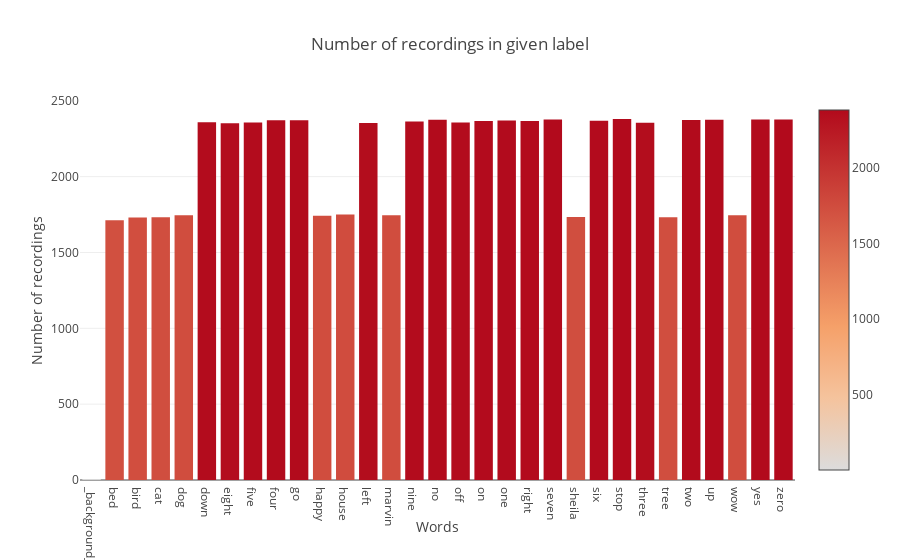

Here is the notebook cell this chart was saved with:
### Code cell
# Calculate
number_of_recordings = []
for direct in dirs:
    waves = [f for f in os.listdir(join(train_audio_path, direct)) if f.endswith('.wav')]
    number_of_recordings.append(len(waves))

# Plot
data = [go.Histogram(x=dirs, y=number_of_recordings)]
trace = go.Bar(
    x=dirs,
    y=number_of_recordings,
    marker=dict(color = number_of_recordings, colorscale='Viridius', showscale=True
    ),
)
layout = go.Layout(
    title='Number of recordings in given label',
    xaxis = dict(title='Words'),
    yaxis = dict(title='Number of recordings')
)
py.iplot(go.Figure(data=[trace], layout=layout))

### Figure 1 — Plotly figure (JSON) as saved in the notebook; plotly's stock layout.template omitted (floating-point values rounded to 4 significant figures)
{"data": [{"marker": {"color": [6, 1713, 1731, 1733, 1746, 2359, 2352, 2357, 2372, 2372, 1742, 1750, 2353, 1746, 2364, 2375, 2357, 2367, 2370, 2367, 2377, 1734, 2369, 2380, 2356, 1733, 2373, 2375, 1745, 2377, 2376], "colorscale": "Viridius", "showscale": true}, "type": "bar", "x": ["_background_noise_", "bed", "bird", "cat", "dog", "down", "eight", "five", "four", "go", "happy", "house", "left", "marvin", "nine", "no", "off", "on", "one", "right", "seven", "sheila", "six", "stop", "three", "tree", "two", "up", "wow", "yes", "zero"], "y": [6, 1713, 1731, 1733, 1746, 2359, 2352, 2357, 2372, 2372, 1742, 1750, 2353, 1746, 2364, 2375, 2357, 2367, 2370, 2367, 2377, 1734, 2369, 2380, 2356, 1733, 2373, 2375, 1745, 2377, 2376]}], "layout": {"title": "Number of recordings in given label", "xaxis": {"title": "Words"}, "yaxis": {"title": "Number of recordings"}}}
